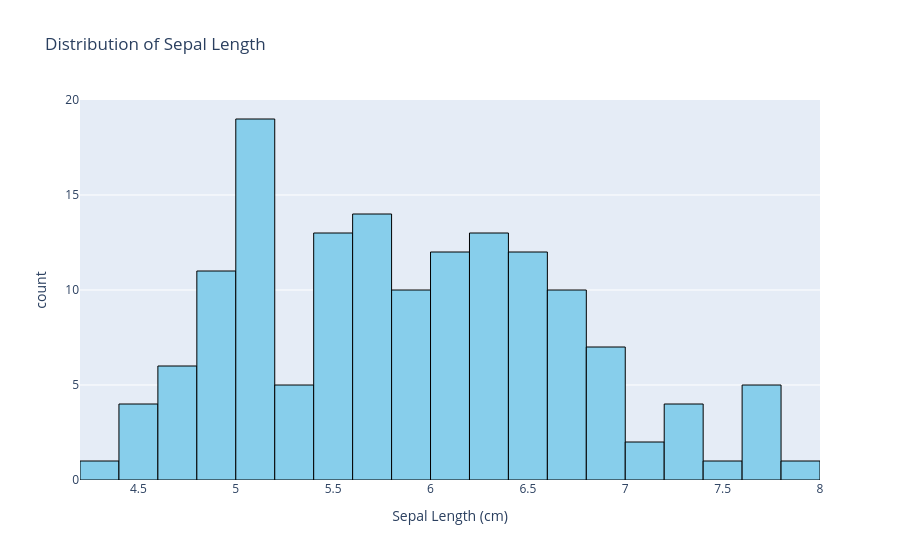

This figure's notebook cell:
### Code cell
# Plot histogram for a single column
fig = px.histogram(
    iris,
    x='sepal_length',
    nbins=20,
    title='Distribution of Sepal Length',
    labels={'sepal_length': 'Sepal Length (cm)', 'count': 'Frequency'},
    color_discrete_sequence=['skyblue']
)
fig.update_traces(marker_line_color='black', marker_line_width=1)
fig.show()

### Figure 1 — Plotly figure (JSON) as saved in the notebook; plotly's stock layout.template omitted (floating-point values rounded to 4 significant figures; data arrays with more than 128 entries replaced by an {"elided": "..."} marker saying what was removed)
{"data": [{"bingroup": "x", "hovertemplate": "Sepal Length (cm)=%{x}<br>count=%{y}<extra></extra>", "legendgroup": "", "marker": {"color": "skyblue", "line": {"color": "black", "width": 1}, "pattern": {"shape": ""}}, "name": "", "nbinsx": 20, "orientation": "v", "showlegend": false, "type": "histogram", "x": {"elided": "150 float values"}, "xaxis": "x", "yaxis": "y"}], "layout": {"barmode": "relative", "legend": {"tracegroupgap": 0}, "title": {"text": "Distribution of Sepal Length"}, "xaxis": {"anchor": "y", "domain": [0, 1], "title": {"text": "Sepal Length (cm)"}}, "yaxis": {"anchor": "x", "domain": [0, 1], "title": {"text": "count"}}}}
